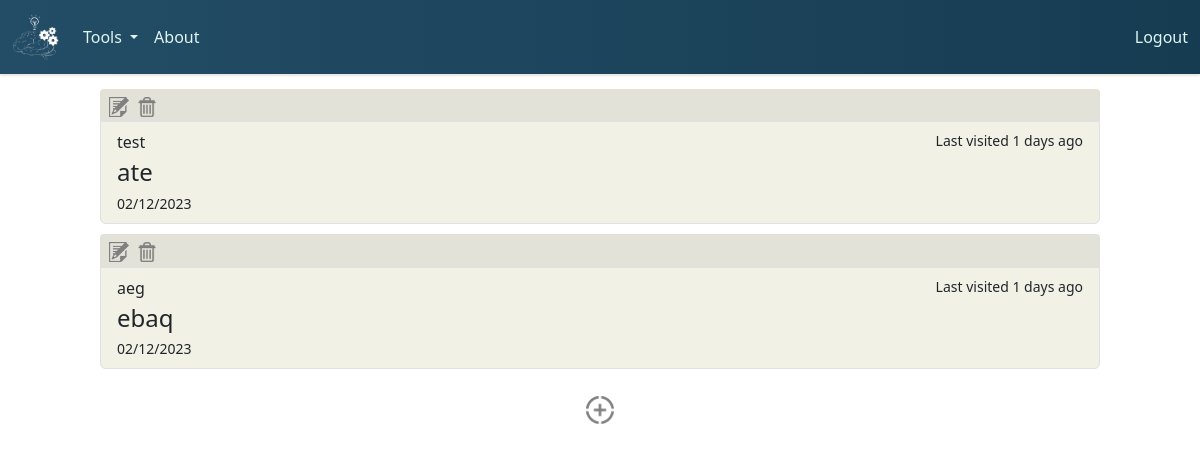
The app's page /flashcards (signed in), older data.
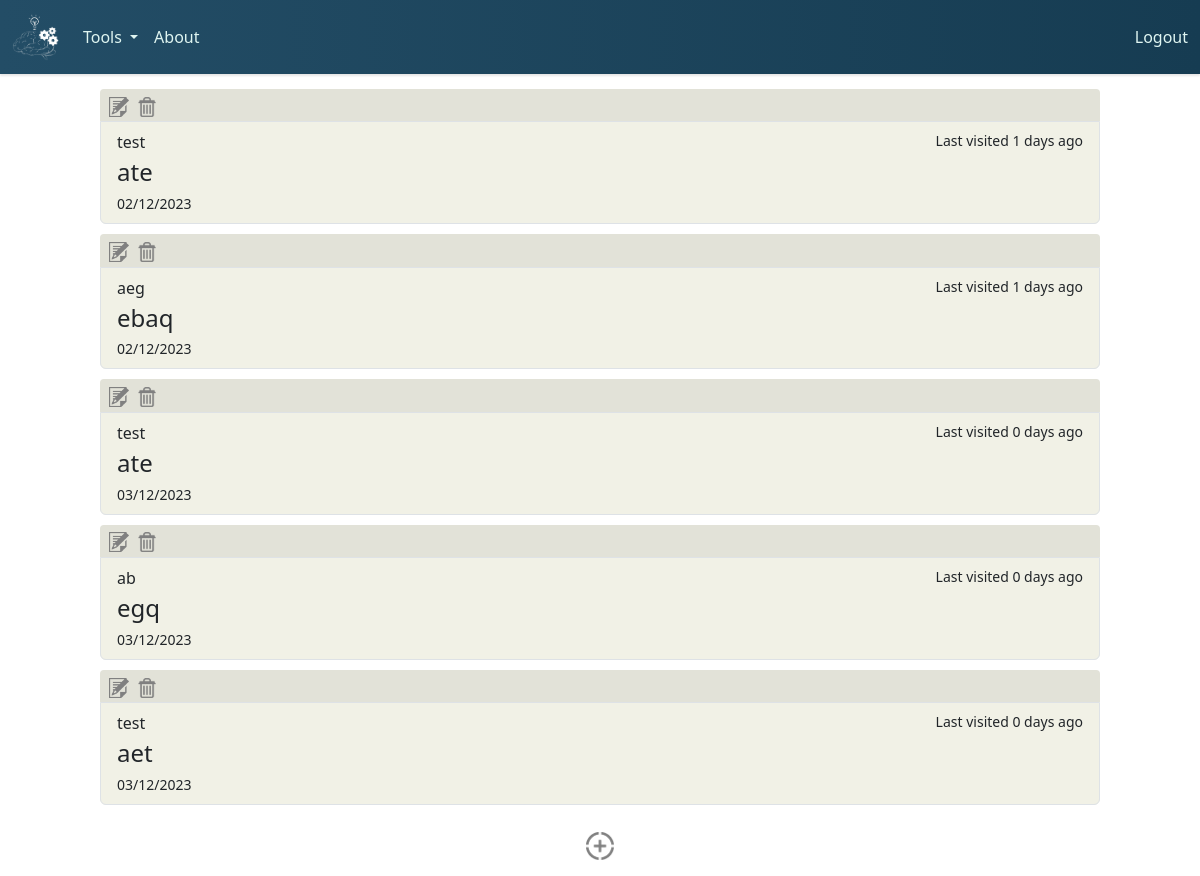
The same page, newer data.
### tables this page shows
CREATE TABLE flashcards (
    flashcard_id INTEGER PRIMARY KEY,
    user_id INTEGER,
    topic TEXT,
    question TEXT,
    answer TEXT,
    timestamp DATETIME DEFAULT CURRENT_TIMESTAMP,
    FOREIGN KEY (user_id) REFERENCES users(user_id)
);

### app/app.py (the view)
@app.route("/flashcards", methods=["GET", "POST"])
@login_required
def flashcards():
    user_id = session.get("user_id")
    user_flashcards = get_flashcards(user_id)
    for flashcard in user_flashcards:
        flashcard["time_ago"] = get_date_difference(flashcard["timestamp"])
    return render_template("flashcards.html", flashcards=user_flashcards)

### app/app.py (called while the page is built)
@app.after_request
def after_request(response):
    response.headers["Cache-Control"] = "no-cache, no-store, must-revalidate"
    response.headers["Expires"] = 0
    response.headers["Pragma"] = "no-cache"
    return response

### app/helpers.py (called while the page is built)
def login_required(f):
    @wraps(f)
    def decorated_function(*args, **kwargs):
        if session.get("user_id") is None:
            return redirect("/login")
        return f(*args, **kwargs)
    return decorated_function

def get_db():
    db = getattr(g, "_database", None)
    if db is None:
        db = g._database = sqlite3.connect("../db/learning.db")
    return db

def get_flashcards(user_id):
    user_flashcards = []
    with get_db() as db:
        cursor = db.cursor()
        cursor.execute("SELECT flashcard_id, topic, question, answer, timestamp FROM flashcards WHERE user_id = ?",
                   (user_id,))
        rows = cursor.fetchall()
        for row in rows:
            timestamp_str = row[4]
            timestamp = datetime.strptime(timestamp_str, "%Y-%m-%d %H:%M:%S")
            flashcards_dict = {
                "flashcard_id": row[0],
                "topic": row[1],
                "question": row[2],
                "answer" : row[3],
                "timestamp": timestamp.strftime("%d/%m/%Y")
            }
            user_flashcards.append(flashcards_dict)
    return user_flashcards

def get_date_difference(date):
    date_object = datetime.strptime(date, "%d/%m/%Y")
    current_date = datetime.now()
    date_difference = current_date - date_object
    days_difference = date_difference.days
    return days_difference

### app/templates/flashcards.html (shortened to what this page needs)
{% extends "layout.html" %}
{% block main %}
    <link rel="stylesheet" href="../static/css/flashcards.css">
    <div id="flashcards" class="buttons-container">
        {% if flashcards %}
            {% for flashcard in flashcards %}
                <ul class="list-group buttons">
                    <div class="flashcard-buttons">
                        <button class="edit-button" type="button">
                            <img class="edit-icon" src="../static/images/edit-icon.png">
                        </button>
                        <button class="delete-button">
                            <img class="delete-icon" src="../static/images/delete-icon.png">
                        </button>
                    </div>
                    <a href="#" class="list-group-item list-group-item-action flex-column align-items-start buttons">
                            <div class="d-flex w-100 justify-content-between">
                            <p class="mb-1 flashcard-topic">{{ flashcard["topic"] }}</p>
                            <small class="time-ago">Last visited {{ flashcard["time_ago"] }} days ago</small>
                        </div>
                        <h4 class="mb-1 flashcard-question">{{ flashcard["question"] }}</h4>
                        <small class="flashcard-timestamp">{{ flashcard["timestamp"] }}</small>
                    </a>
                </ul>
            {% endfor %}
        {% else %}
            <div id="no-flashcards-div">
                <h1 id="no-flashcards-message">You currently don't have any flashcards! Click the button below to create one.</h1>
            </div>
        {% endif %}
        <div id="add-button-div" class="container-fluid">
            <button id="create-flashcard-button">
                <img id="add-icon" src="../static/images/add-icon.png" alt="Image">
            </button>
        </div>
    </div>
{% endblock %}

### app/templates/layout.html (shortened to what this page needs)
<!DOCTYPE html>
<html lang="en">
<head>
    <link rel="stylesheet" href="../static/js/node_modules/bootstrap/dist/css/bootstrap.min.css">
    <link rel="stylesheet" href="../static/css/layout.css">
</head>
<body>
    <nav class="navbar navbar-expand-lg bg-navy">
        <div class="container-fluid">
            <a class="navbar-elements navbar-brand" href="/" >
                <img src="../static/images/logo-inverse.png" id="navbar-logo">
            </a>
        <div class="collapse navbar-collapse" id="navbarSupportedContent">
            <ul class="navbar-nav me-auto mb-2 mb-lg-0">
                <li class="nav-item dropdown">
                    <a class="navbar-elements nav-link dropdown-toggle" href="#" role="button" data-bs-toggle="dropdown" aria-expanded="false">
                    Tools
                    </a>
                </li>
                <li class="nav-item">
                    <a class="nav-link navbar-elements" aria-current="page" href="/about">About</a>
                </li>
            </ul>
        <a class="nav-link navbar-elements" aria-current="page" href="/logout">Logout</a>
        </div>
    </nav>
    <main>
        {% block main %}{% endblock %}
    </main>
</body>
</html>

### app/static/css/layout.css (style rules this page uses)
.navbar-elements, .dropdown-item { color: #dff5f1; }
.bg-navy { background: linear-gradient(90deg, #234d66, #163c52); box-shadow: 0 2px 2px rgba(0, 0, 0, 0.1); }
#navbar-logo { max-height: 6vh; }

### app/static/css/flashcards.css (style rules this page uses)
.buttons { background-color: #F1F1E6; width: 125vh; }
.buttons-container { display: flex; flex-direction: column; align-items: center; justify-content: center; margin: 10px; padding: 5px; }
.buttons-container ul { margin-bottom: 10px; }
.flashcard-buttons { display: flex; flex-direction: row; background-color: #e2e2d8; border-radius: 4px 4px 0 0; padding: 0.4vh; }
.edit-button { border: none; background-color: rgba(0, 0, 0, 0); margin-right: 1vh; max-width: 2.5vh; }
.delete-button { border: none; background-color: rgba(0, 0, 0, 0); max-width: 2.5vh; }
.edit-icon { max-width: 2.5vh; }
.delete-icon { max-width: 2.5vh; }
#add-button-div { margin-top: 2vh; display: flex; justify-content: center; }
#create-flashcard-button { border: none; background-color: rgba(0, 0, 0, 0); }
#add-icon { max-width: 3.5vh; }

Row changes from the older to the newer data that the page shows:
added flashcards: topic "test", time_ago "0", question "ate", timestamp "03/12/2023"
added flashcards: topic "ab", time_ago "0", question "egq", timestamp "03/12/2023"
added flashcards: topic "test", time_ago "0", question "aet", timestamp "03/12/2023"
